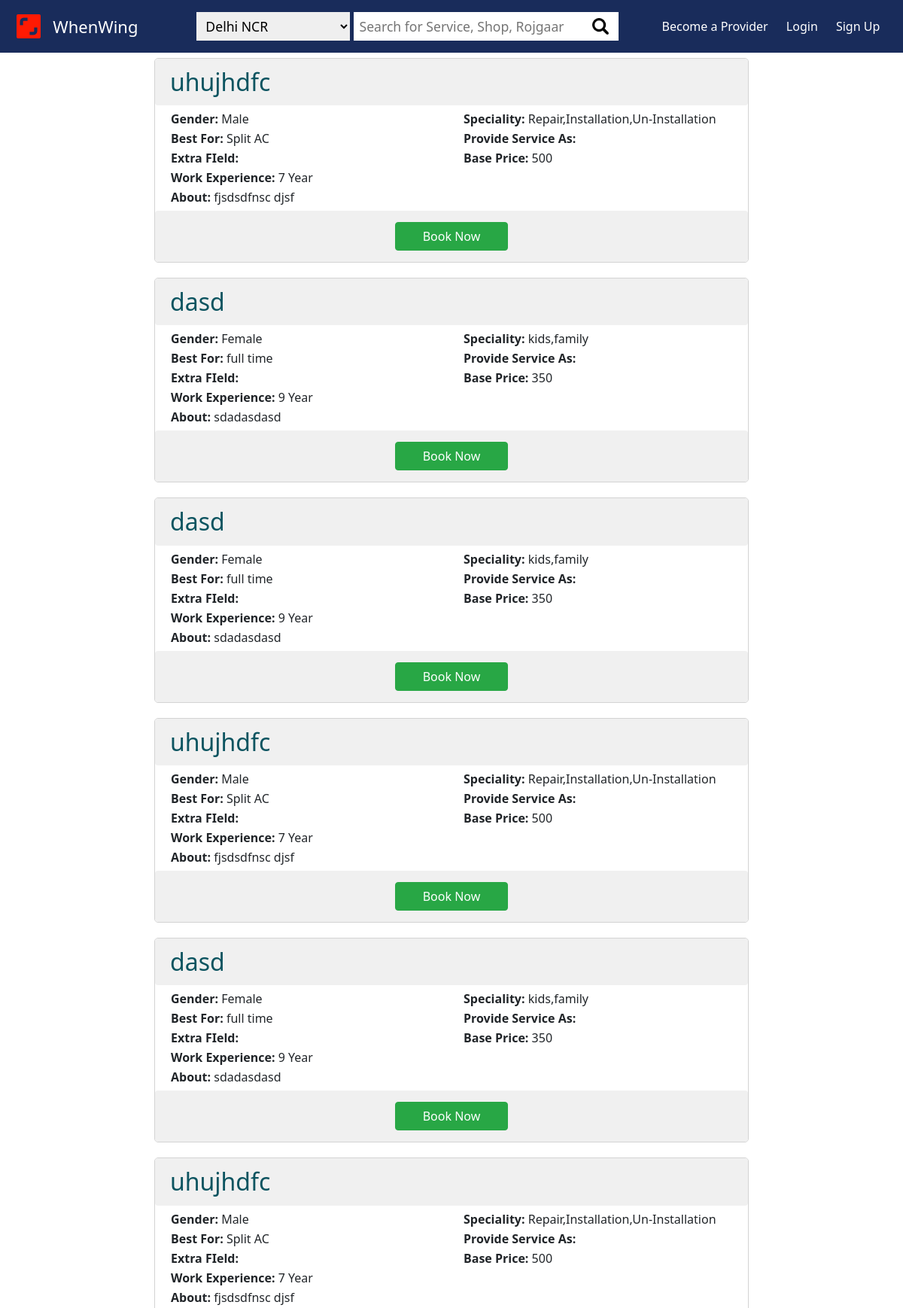
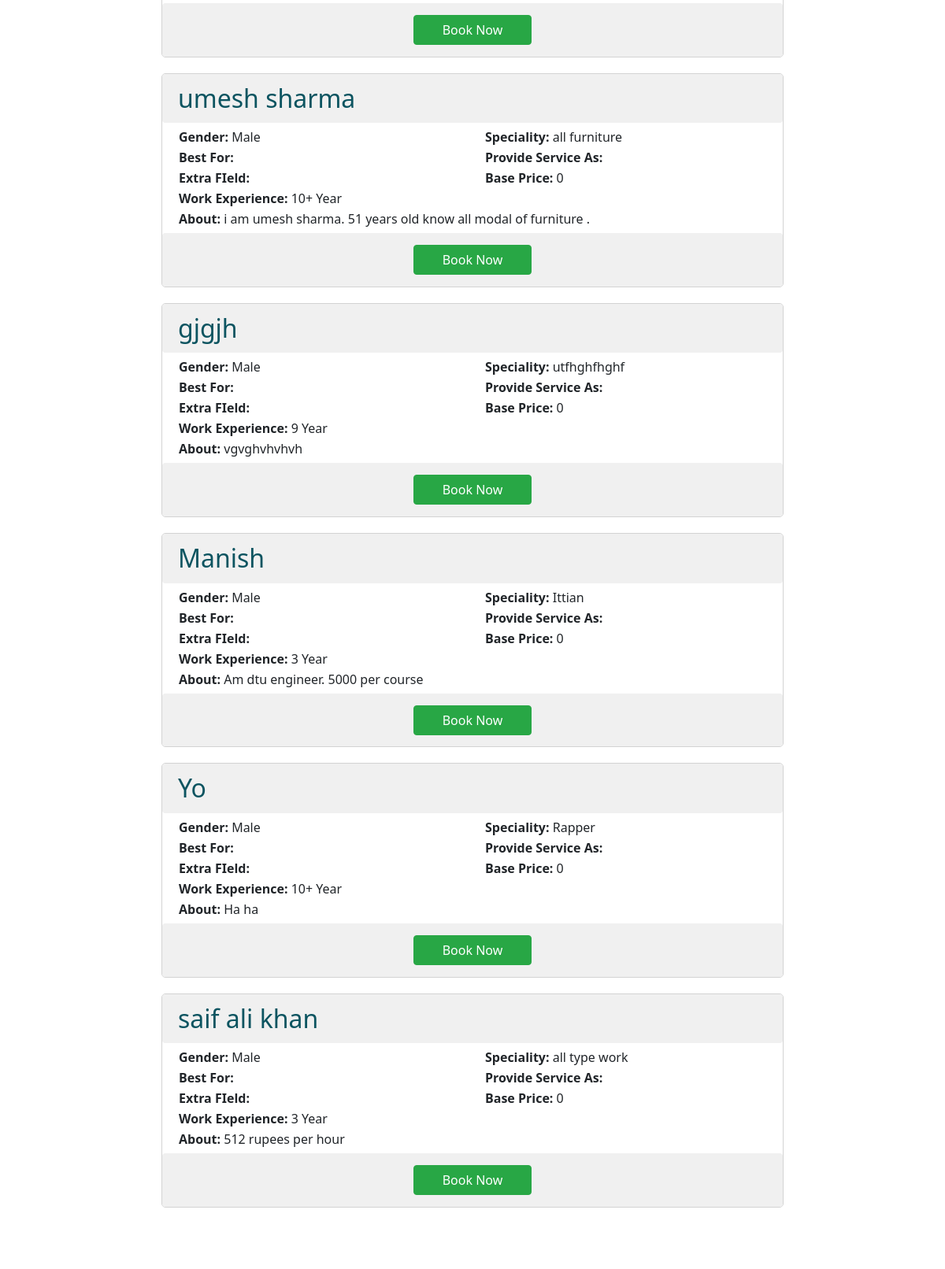
/resources/pages/cart.php (upper part), run on the app's committed database (2 pictures, top to bottom).
### tables this page shows
CREATE TABLE `ww_provider` (
  `prov_id` int(11) NOT NULL,
  `prov_name` varchar(50) NOT NULL,
  `prov_contact` varchar(15) NOT NULL,
  `email_id` varchar(30) NOT NULL,
  `pwd` varchar(256) NOT NULL,
  `prov_dob` datetime NOT NULL,
  `prov_gender` varchar(6) NOT NULL,
  `prov_addr` varchar(300) NOT NULL,
  `prov_pincode` varchar(6) NOT NULL,
  `prov_state` varchar(30) NOT NULL,
  `prov_field` varchar(100) NOT NULL,
  `prov_service` varchar(100) NOT NULL,
  `prov_spec_1` varchar(100) NOT NULL,
  `prov_spec_2` varchar(100) NOT NULL,
  `prov_spec_3` varchar(100) NOT NULL,
  `prov_spec_4` varchar(100) NOT NULL,
  `prov_workexp` varchar(20) NOT NULL,
  `prov_record` varchar(300) NOT NULL,
  `prov_about` text NOT NULL,
  `prov_price` int(11) NOT NULL,
  `discount` int(11) NOT NULL,
  `rating` float(5,1) NOT NULL,
  `prov_photo` varchar(255) NOT NULL,
  `prov_id_front` varchar(40) NOT NULL,
  `prov_id_bk` varchar(40) NOT NULL,
  `prov_hash` varchar(32) NOT NULL,
  `reg_date` datetime NOT NULL,
  `is_active` int(1) NOT NULL
);

### includes/connect.inc.php (called while the page is built, shortened)
<?php
class DB{
    private $conn;
    private $stmt;
    public function __construct() {
        $this->host = 'localhost';
        $this->user = 'root';
        $this->password = '';
	$this->dbName = 'whenwing';
        $pdo = "mysql:host=" . $this->host . ";dbname=" . $this->dbName;
        $options = array(
            PDO::ATTR_PERSISTENT => false,
            PDO::ATTR_ERRMODE => PDO::ERRMODE_EXCEPTION,
        );
        try {
            $this->conn = new PDO($pdo, $this->user, $this->password, $options);
        }
         catch (PDOException $e) {
            $this->error = $e->getMessage();
        }
    }
    public function query($query){
        $this->stmt = $this->conn->prepare($query);
    }
    public function bind($param, $value, $type = null){
        if (is_null($type)) {
            switch (true) {
                case is_int($value):
                    $type = PDO::PARAM_INT;
                    break;
            }
        }
        $this->stmt->bindValue($param, $value, $type);
    }
    public function execute(){
        return $this->stmt->execute();
    }
    public function resultset(){
        $this->execute();
        return $this->stmt->fetchAll(PDO::FETCH_ASSOC);
    }
    public function terminate(){
        $this->conn = null;
    }
}

### resources/templates/get-cart-data-tmpl.php (the view, shortened to what this page needs)
<?php
	require $path['root'].'/includes/connect.inc.php';
	$customer_id = 15;
        if (isset($customer_id)) {
            $db = new DB();
            $db->query("SELECT ww_provider.prov_name, ww_provider.prov_gender, ww_provider.prov_spec_1,
			ww_provider.prov_spec_2, ww_provider.prov_spec_3, ww_provider.prov_spec_4, ww_provider.prov_workexp,
			ww_provider.prov_price, ww_provider.prov_about, ww_provider.prov_photo, ww_provider.rating, ww_provider.discount from ww_customer_order join ww_provider
			on ww_customer_order.provider_id = ww_provider.prov_id WHERE customer_id='$customer_id'; ");
            $db->bind(':customer_id', $customer_id);
            $exeRes = $db->resultset();
        }
?>
<h3><b>LIST OF PROVIDERS&nbsp;&nbsp;&nbsp;</b><button class="btn btn-success" style="width:32px;height:32px;border-radius:50%;margin-top:0px;"><?php echo $count;?></button></h3>
		<?php
			foreach ($exeRes as $exeResVal){?>
			<div class="col-lg-12" style="border:1px solid #d3d3d3;margin-top:20px;border-radius:5px;">
				<div class="row">
					<h2 class="alert alert-info" style="margin:0px;background:#f0f0f0;border:#fff;width:100%;">
						<?php echo $exeResVal['prov_name'];?>
					</h2>
				</div>
				<div style="padding:5px;">
				<div class="row">
					<div class="col-lg-6" style="border:1px solid #fff;">
						<b>Gender: </b><?php echo $exeResVal['prov_gender'];?>
					</div>
					<div class="col-lg-6" style="border:1px solid #fff;">
						<b>Speciality: </b><?php echo $exeResVal['prov_spec_1'];?>
					</div>
				</div>
				<div class="row">
					<div class="col-lg-6" style="border:1px solid #fff;">
						<b>Best For: </b><?php echo $exeResVal['prov_spec_2'];?>
					</div>
					<div class="col-lg-6" style="border:1px solid #fff;">
						<b>Provide Service As: </b><?php echo $exeResVal['prov_spec_4'];?>
					</div>
				</div>
				<div class="row">
					<div class="col-lg-6" style="border:1px solid #fff;">
						<b>Extra FIeld: </b><?php echo $exeResVal['prov_spec_3'];?>
					</div>
					<div class="col-lg-6" style="border:1px solid #fff;">
						<b>Base Price: </b><?php echo $exeResVal['prov_price'];?>
					</div>
				</div>
				<div class="row">
					<div class="col-lg-12" style="border:1px solid #fff;">
						<b>Work Experience: </b><?php echo $exeResVal['prov_workexp'];?>
					</div>
				</div>
				<div class="row">
					<div class="col-lg-12" style="border:1px solid #fff;">
						<b>About: </b><?php echo $exeResVal['prov_about'];?>
					</div>
				</div>
				</div>
				<div class="row">
					<p class="alert alert-info" style="margin:0px;background:#f0f0f0;padding-top:0px;padding-bottom:0px;border:#fff;width:100%;">
							<button class="btn btn-success" style="min-width:10%;max-width:20%;margin-left:40%;">Book Now</button>
					</p>
				</div>
			</div>
			<?php
			}
			?>
		</div>
	</div>

### styles/css/stylesheet.css (style rules this page uses)
* { margin: 0; padding: 0; font-family: Segoe, "Segoe UI", "DejaVu Sans", "Trebuchet MS", Verdana, sans-serif; list-style: none; text-decoration: none; box-sizing: border-box; }
body { background: #efefef; }
.btn { display: block; padding: 4%; margin: 5% auto; width: 50%; background: #1a2c5b; color: #FFF; border: none; border-radius: 2px; text-align: center; cursor: pointer; }
@media (min-width: 990px) { .btn { padding: 2%; margin: 2% auto; width: 40%; } }

### data on the page
ww_provider: prov_name "uhujhdfc", prov_gender "Male", prov_spec_1 "Repair,Installation,Un-Installation", prov_spec_2 "Split AC", prov_price "500", prov_workexp "7 Year", prov_about "fjsdsdfnsc djsf"
ww_provider: prov_name "dasd", prov_gender "Female", prov_spec_1 "kids,family", prov_spec_2 "full time", prov_price "350", prov_workexp "9 Year", prov_about "sdadasdasd"
ww_provider: prov_name "umesh sharma", prov_gender "Male", prov_spec_1 "all furniture", prov_price "0", prov_workexp "10+ Year", prov_about "i am umesh sharma. 51 years old know all modal of furniture ."
ww_provider: prov_name "gjgjh", prov_gender "Male", prov_spec_1 "utfhghfhghf", prov_price "0", prov_workexp "9 Year", prov_about "vgvghvhvhvh"
ww_provider: prov_name "Manish", prov_gender "Male", prov_spec_1 "Ittian", prov_price "0", prov_workexp "3 Year", prov_about "Am dtu engineer. 5000 per course"
ww_provider: prov_name "Yo", prov_gender "Male", prov_spec_1 "Rapper", prov_price "0", prov_workexp "10+ Year", prov_about "Ha ha"
ww_provider: prov_name "saif ali khan", prov_gender "Male", prov_spec_1 "all type work", prov_price "0", prov_workexp "3 Year", prov_about "512 rupees per hour"
